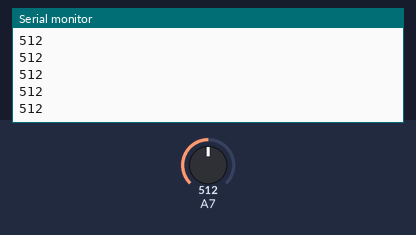
A sketch run on a simulated Arduino Nano, built with avr-gcc and run on an emulated ATmega328P. On the bench: the last lines printed to the serial monitor. The inputs (shaded band) are chosen by the test bench; at power-on: A7 = 512.

Above: at 1.2 s.
1.3 s: A7 set to 716
At 2.1 s:
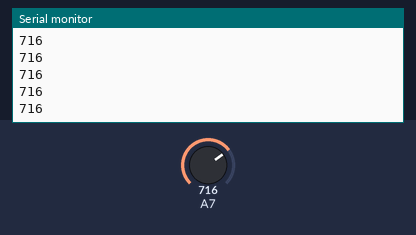
2.8 s: A7 set to 900
At 3.7 s:
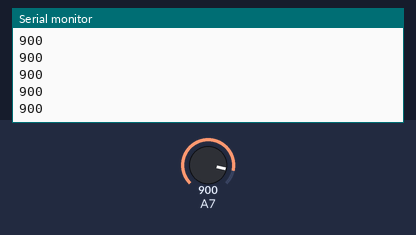
Timing chart, 0 to 5.8 s (numbered marks = the images above; inputs shaded):
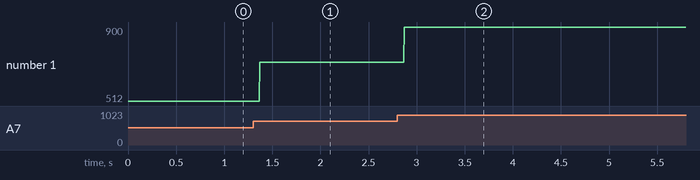

Measured:
- after the input at 1.3 s, the serial monitor: prints a new line after 0.07 s (image 1)
- after the input at 2.8 s, the serial monitor: prints a new line after 0.07 s (image 2)
- plotted number 1: 512 → 716 after the input at 1.3 s, 716 → 900 after the input at 2.8 s

The sketch:

TestVoltage.ino
```cpp
/*
 Name:		TestVoltage.ino
 Created:	07.04.2020 13:58:59
 Author:	Анатолий
*/

// the setup function runs once when you press reset or power the board
void setup() {
  Serial.begin(9600);
}

// the loop function runs over and over again until power down or reset
void loop() {
  Serial.println(analogRead(A7));
}
```
